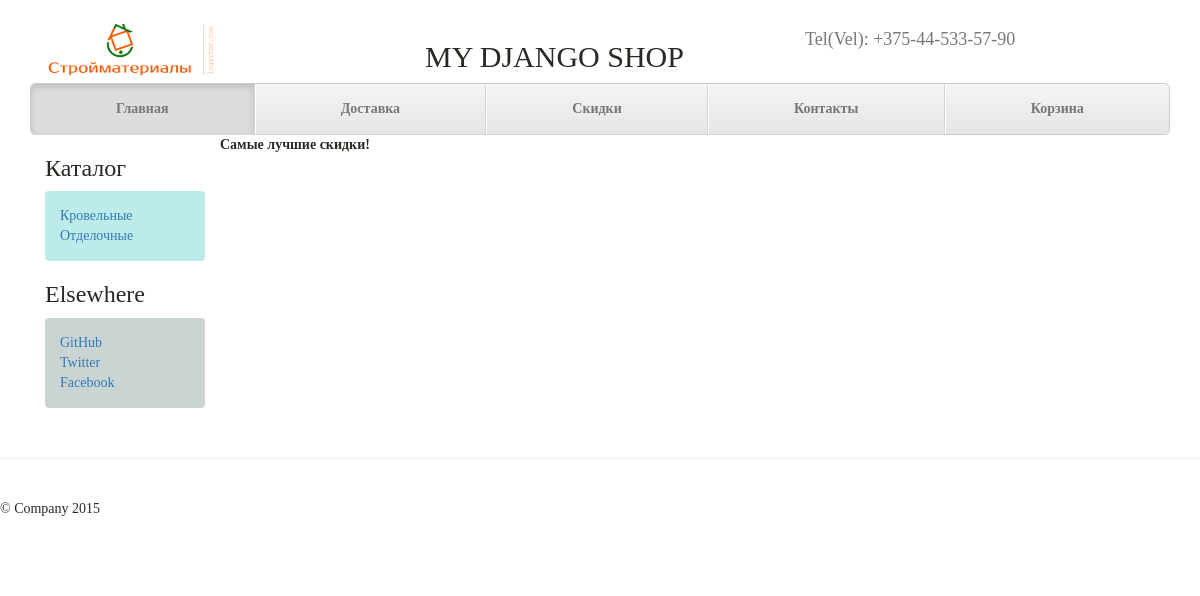
Before: /discounts/ with the older database file.
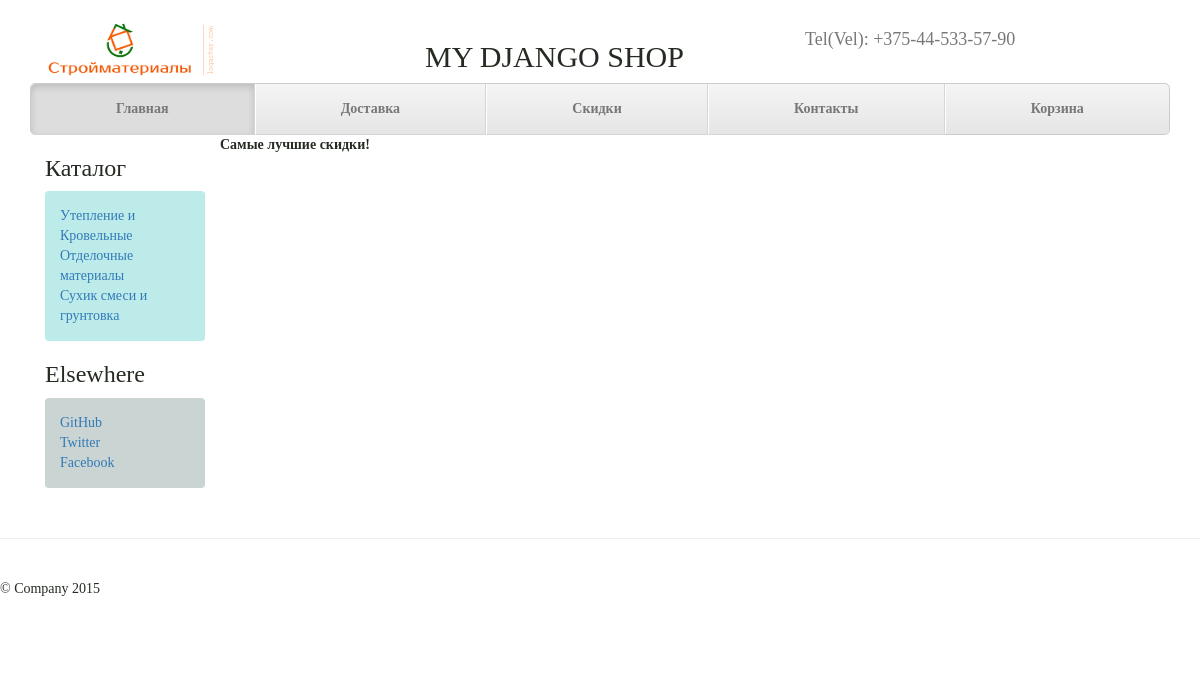
After: the same page with the newer database file.
### article/models.py (models this page shows, shortened)
class Category(models.Model):
	category = models.CharField(max_length = 70, verbose_name = "Категории")
	class Meta():
		db_table = "Category"

### article/views.py (the view)
# urls.py: url(r'^discounts/$', 'article.views.get_discounts_page'),
def get_discounts_page(request):
	return render_to_response(
		'discounts.html',
		context_instance = RequestContext(request, processors = [custom_proc])
		)

### article/views.py (called while the page is built)
def custom_proc(request):
	return {
		'product_categories' : Category.objects.all()
	}

### article/templates/discounts.html
{% extends 'main.html' %}
{% load staticfiles %}
{% block discounts %}
	<div><strong>Самые лучшие скидки!</strong><br></div>
{% endblock %}

### templates/main.html (shortened to what this page needs)
{% load staticfiles %}
<!DOCTYPE html>
<html>
<head>
	<link rel="stylesheet" type="text/css" href="{% static "static/css/bootstrap.css" %}">
    <link rel="stylesheet" type="text/css" href="{% static "static/css/bootstrap.min.css" %}">
    <link rel="stylesheet" type="text/css" href="{% static "static/css/justified-nav.css" %}">
</head>
<body>
<div class="wrapper container">
    <header>
        <div class="container-fluid">
            <div class="row masthead">
                <div class="col-sm-4">
                    <a href="/"><img src="{% static "static/images/logo_183x75.png" %}" height="60px" width="173px"></a>
                </div>
                <div class="col-sm-4 text-rigth"><h2>MY DJANGO SHOP</h2></div>
                <div class="col-sm-4 text-justify text-muted"><h4>Tel(Vel): +375-44-533-57-90</h4></div>
            </div>
        </div>
    </header>
    <nav>
      <div class="masthead">
        <ul class="nav nav-justified">
          <li class="active"><a href="/">Главная</a></li>
          <li><a href="/delivery">Доставка</a></li>
          <li><a href="/discounts">Скидки</a></li>
          <li><a href="/contacts">Контакты</a></li>
          <li><a href="/">Корзина</a></li>
        </ul>
        </div>
    </nav>
    <div class="col-lg-2  blog-sidebar">
        <div class="sidebar-module ">
            <h3>Каталог</h3>
            <ol class="list-unstyled sidebar-module-inset-2">
                {% for category in product_categories %}
                    <li class="nav-header"><a href="/articles/get_category/{{ category.id }}"> {{ category.category }} </a></li>
                {% endfor %}
            </ol>
        </div>
        <div class="sidebar-module">
            <h3>Elsewhere</h3>
            <ol class="list-unstyled sidebar-module-inset-3">
                <li><a href="#">GitHub</a></li>
                <li><a href="#">Twitter</a></li>
                <li><a href="#">Facebook</a></li>
            </ol>
        </div>
    </div>
    {% block discounts %} {% endblock %}
</div>
    <div class="footer">
        <p>&copy; Company 2015</p>
    </div>
</body>
</html>

Changed rows visible on the page:
changed Category: category "Кровельные" → "Утепление и Кровельные"
changed Category: category "Отделочные" → "Отделочные материалы"
added Category: category "Сухик смеси и грунтовка"
